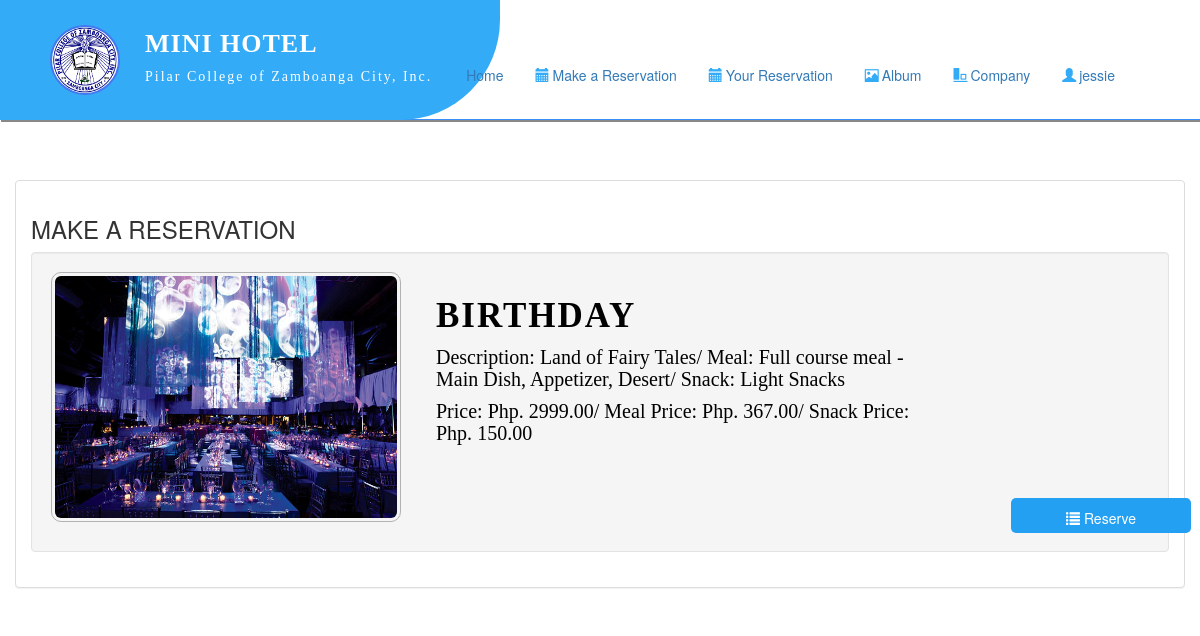
The app's page /client/event.php (signed in) with its own data.
### tables this page shows
CREATE TABLE `guest` (
  `guest_id` int(11) NOT NULL,
  `firstname` varchar(500) NOT NULL,
  `middlename` varchar(500) NOT NULL,
  `lastname` varchar(500) NOT NULL,
  `email` varchar(500) NOT NULL,
  `address` varchar(500) NOT NULL,
  `contactno` text NOT NULL,
  `username` varchar(500) NOT NULL,
  `password` varchar(500) NOT NULL
);

CREATE TABLE `event_type` (
  `event_type_id` int(11) NOT NULL,
  `event_type_name` varchar(500) NOT NULL,
  `type_description` varchar(500) NOT NULL,
  `price` int(11) NOT NULL,
  `reservation_fee` int(11) NOT NULL,
  `lunch_price` int(11) NOT NULL,
  `snack_price` int(11) NOT NULL,
  `lunch_description` varchar(500) NOT NULL,
  `snack_description` varchar(500) NOT NULL,
  `photo` varchar(500) NOT NULL
);

### client/name.php (called while the page is built, shortened)
<?php
	require '../admin/connect.php';
	$query = $conn->query("SELECT * FROM `guest` WHERE `guest_id` = '$_SESSION[guest_id]'");
	$fetch = $query->fetch_array();
	$user = $fetch['username'];
?>

### client/event.php (the view, shortened to what this page needs)
<!DOCTYPE html>
<?php
	require 'name.php';
?>
<html lang = "en">
<head>
</head>
<body>
<?php
	include('header_menu.php');
	?>
	<div class = "container-fluid"  style="max-width: 1500px; position: relative; margin-top:5%; " >
		<div class = "panel panel-default">
			<div class = "panel-body">
			<strong><h3>MAKE A RESERVATION</h3></strong>
				<?php
					require_once '../admin/connect.php';
					$query = $conn->query("SELECT * FROM `event_type` ORDER BY `event_type_id` ASC");
					while($fetch = $query->fetch_array()){
				?>
					<div class = "well" style = "height:300px; width:100%;">
						<div style = "float:left;">
							<img src = "../photo/<?php echo $fetch['photo']?>" height = "250" width = "350" style="padding:3px; border:1px solid #b2b2b2; border-radius:10px;"/>
						</div>
						<div style = "float:left; margin-left:10px;">
							<h3 class="tpe"><?php echo $fetch['event_type_name']?></h3>
							<h4 class="dcs"><?php echo "Description:  " .$fetch['type_description']."/  Meal:  " .$fetch['lunch_description']."/  Snack:  " .$fetch['snack_description']?></h4>
							<h4 class="pcs"><?php echo "Price: Php. ".$fetch['price'].".00" ."/  Meal Price: Php. ".$fetch['lunch_price'].".00"."/  Snack Price: Php. ".$fetch['snack_price'].".00"?></h4>
							<br/>
							<a class="rebuut" href = "add_event_reserve.php?event_type_id=<?php echo $fetch['event_type_id']?>"><i class = "glyphicon glyphicon-list"></i> Reserve</a>
						</div>
					</div>
				<?php
					}
				?>
				</div>
			</div>
		</div>
	<br />
	<br />
</body>
</html>

### client/header_menu.php (shortened to what this page needs)
<?php
	require 'name.php';
?>
    <!DOCTYPE html>
<html>
<head>
<link rel="stylesheet" href="https://cdnjs.cloudflare.com/ajax/libs/font-awesome/4.7.0/css/font-awesome.min.css">
<link rel = "stylesheet" type = "text/css" href = "../css/bootstrap.css " />
<link rel = "stylesheet" type = "text/css" href = "../css/style.css" />
	<head>
		<link rel = "stylesheet" type = "text/css" href = "../css/bootstrap.css " />
		<link rel = "stylesheet" type = "text/css" href = "../css/style.css" />
	</head>
<body>
<nav  class = "navi">
<div class = "navbar-header" style="width:500px; background:#34abf7; border-bottom-right-radius:100px; ">
			<img src="../images/seal.png" class="sil">
				<p class = "brad" > mini hotel </p>
				<p class="brad2">Pilar College of Zamboanga City, Inc.</p>
			</div>
	<div class = "container-fluid">
		<ul class = "nav nav-pills" style="color:#34abf7;">
			<li ><a href = "home.php"><i class = "glyphicon glyphicon-home"></i>Home</a></li>
            <li class = "nav navbar-nav  ">
				<li class = "dropdown">
					<a class="dropdown-toggle" data-toggle="dropdown" role="button" aria-haspopup="true" aria-expanded="false"><i class = "glyphicon glyphicon-calendar"></i>Make a Reservation</a>
				</li>
			</li>
			<li class = "nav navbar-nav  ">
				<li class = "dropdown">
					<a class="dropdown-toggle" data-toggle="dropdown" role="button" aria-haspopup="true" aria-expanded="false"><i class = "glyphicon glyphicon-calendar"></i>Your Reservation</a>
				</li>
			</li>
    <li class = "nav navbar-nav  ">
				<li class = "dropdown">
					<a class="dropdown-toggle" data-toggle="dropdown" role="button" aria-haspopup="true" aria-expanded="false"><i class = "glyphicon glyphicon-picture"></i>Album</a>
				</li>
    </li>
    <li class = "nav navbar-nav  ">
				<li class = "dropdown">
					<a class="dropdown-toggle" data-toggle="dropdown" role="button" aria-haspopup="true" aria-expanded="false"><i class = "glyphicon glyphicon-object-align-bottom"></i>Company</a>
				</li>
    </li>
    <li class = "nav navbar-nav  ">
				<li class = "dropdown">
					<a class="dropdown-toggle" data-toggle="dropdown" role="button" aria-haspopup="true" aria-expanded="false"><i class = "glyphicon glyphicon-user"></i><?php echo $user;?></a>
				</li>
    </li>
		</ul>
	</nav>
</body>
</html>

### client/header_menu.php (style rules this page uses)
* { box-sizing: border-box; margin:0; border:0; padding:0; }
.navi { max-width: 1500px; position: relative; margin:auto; height:120px; background:#fff; box-shadow: 1px 2px #888888; border-bottom:1px solid #3a8ef7; }
.brad { font-family:noto; color:#fff; text-transform:uppercase; font-weight: bolder; font-size: 26px; letter-spacing:1px; margin-top:-14%; margin-bottom:1%; white-space:nowrap; margin-left: 29%; position:relative; }
.brad2 { font-family:"Jost"; font-size:14px; letter-spacing:2px; margin-left:29%; position:relative; color:#fff; font-weight:200; margin-bottom:6.5%; }
.sil { border-radius:50%; width:70px; height:70px; border: 2px solid #4676f0; margin-left:10%; margin-top:5%; position:sticky; }
.nav-pills { right:5%; top:46%; position:absolute; }
.nav-pills i { margin-right:3px; color:#34abf7; }

### client/event.php (style rules this page uses)
body { width:auto; height:auto; }
.tpe { font-size: 35px; font-family:noto; font-weight: bold; letter-spacing: 2px; margin-left: 5%; text-transform:uppercase; margin-top:5%; color:#000; }
.dcs { font-size: 20px; font-family: noto; font-weight: 300; margin-left: 5%; max-width:500px; margin-top:1%; color: #000; }
.pcs { font-size: 20px; font-family: noto; font-weight: 300; margin-left: 5%;; margin-top:2%; color: #000; max-width:500px; }
.rebuut { width:180px;; height:35px; border:none; background:#24a0f2; color:#fff; border-radius:5px; position:absolute; margin-left:50%; margin-top:2%; padding:10px; text-align:center; }

### records on screen
guest: username "jessie"
event_type: photo (picture), event_type_name "BIRTHDAY", type_description "Land of Fairy Tales", lunch_description "Full course meal - Main Dish, Appetizer, Desert", snack_description "Light Snacks", price "2999", lunch_price "367", snack_price "150"
